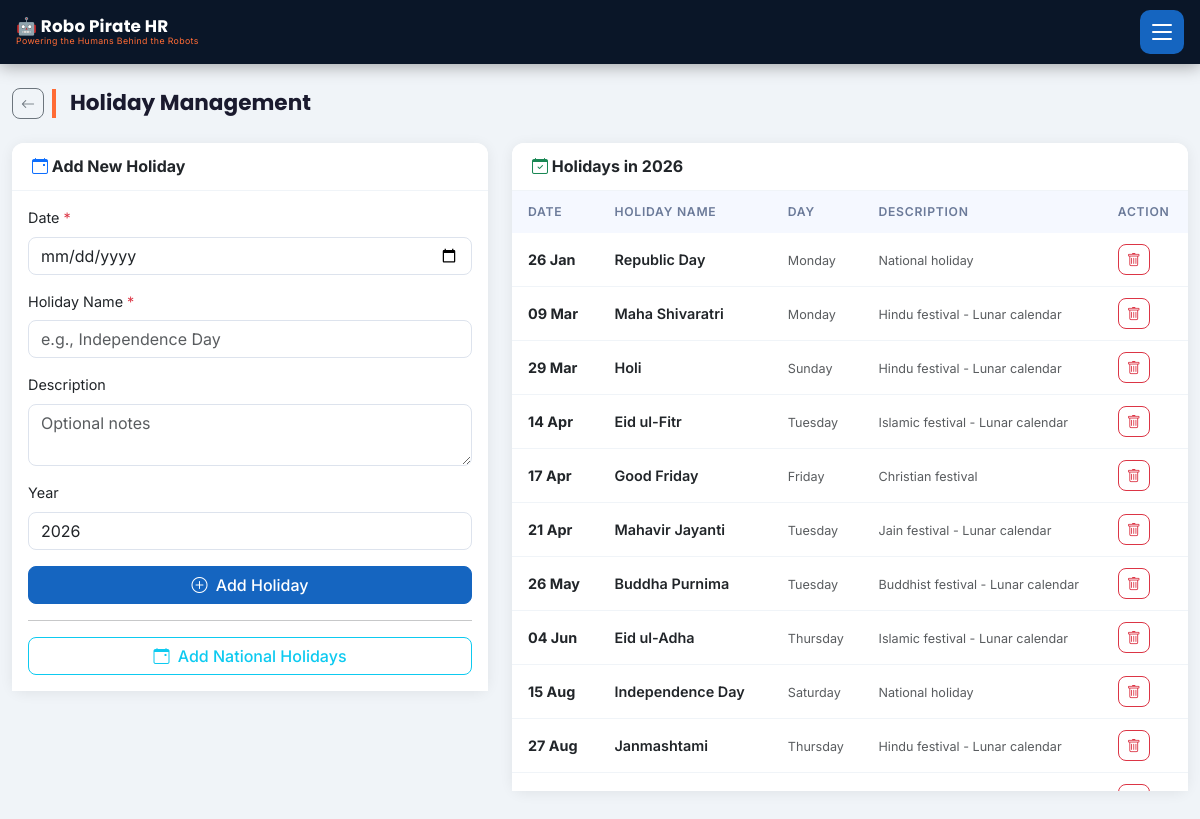
Page /holidays (signed in) on the committed database.
### models.py (models this page shows)
class Holiday(db.Model):
    __tablename__ = 'holidays'
    id = db.Column(db.Integer, primary_key=True)
    date = db.Column(db.Date, nullable=False, unique=True)
    name = db.Column(db.String(100), nullable=False)
    description = db.Column(db.String(300))
    year = db.Column(db.Integer)
    is_active = db.Column(db.Boolean, default=True)

### blueprints/admin.py (the view, shortened to what this page needs)
@bp.route('/holidays', methods=['GET', 'POST'])
@login_required
def holidays():
    holidays_list = Holiday.query.order_by(Holiday.date).all()
    return render_template('holidays.html', holidays=holidays_list, today=date.today())

### app.py (called while the page is built)
@app.before_request
def load_persisted_config():
    global _persisted_config_loaded
    if not _persisted_config_loaded:
        persisted_key = AppConfig.get('FAST2SMS_API_KEY')
        if persisted_key:
            app.config['FAST2SMS_API_KEY'] = persisted_key
        _persisted_config_loaded = True

@login_manager.user_loader
def load_user(user_id):
    return User.query.get(int(user_id))

@app.before_request
def restrict_employee_to_portal():
    if current_user.is_authenticated and not current_user.is_admin:
        allowed = ('/portal', '/employee', '/static', '/api', '/logout')
        if request.path != '/' and not request.path.startswith(allowed):
            return redirect(url_for('portal.portal_dashboard'))

### templates/holidays.html (shortened to what this page needs)
{% extends 'base.html' %}
{% block content %}
<div class="container-fluid py-4">
  <div class="d-flex align-items-center gap-2 mb-4">
    <a href="{{ url_for('admin.dashboard') }}" class="btn btn-outline-secondary btn-sm"><i class="bi bi-arrow-left"></i></a>
    <h4 class="page-header mb-0">Holiday Management</h4>
  </div>
  <div class="row">
    <div class="col-lg-5 mb-4">
      <div class="card border-0 shadow-sm">
        <div class="card-header bg-white border-bottom">
          <h6 class="mb-0 fw-bold"><i class="bi bi-calendar-event text-primary"></i> Add New Holiday</h6>
        </div>
        <div class="card-body">
          <form method="POST">
            <div class="mb-3">
              <label class="form-label">Date <span class="text-danger">*</span></label>
              <input type="date" name="date" class="form-control" required>
            </div>
            <div class="mb-3">
              <label class="form-label">Holiday Name <span class="text-danger">*</span></label>
              <input type="text" name="name" class="form-control" placeholder="e.g., Independence Day" required>
            </div>
            <div class="mb-3">
              <label class="form-label">Description</label>
              <textarea name="description" class="form-control" rows="2" placeholder="Optional notes"></textarea>
            </div>
            <div class="mb-3">
              <label class="form-label">Year</label>
              <input type="number" name="year" class="form-control" value="{{ today.year }}" min="2020" max="2030">
            </div>
            <button type="submit" class="btn btn-primary w-100">
              <i class="bi bi-plus-circle me-1"></i> Add Holiday
            </button>
          </form>
          <hr class="my-3">
          <div class="d-grid gap-2">
            <form method="POST" action="{{ url_for('admin.populate_national_holidays') }}" style="display:inline;">
              <button type="submit" class="btn btn-outline-info w-100" onclick="return confirm('Add national holidays for {{ today.year }}?')">
                <i class="bi bi-calendar-event me-1"></i> Add National Holidays
              </button>
            </form>
          </div>
        </div>
      </div>
    </div>
    <div class="col-lg-7">
      <div class="card border-0 shadow-sm">
        <div class="card-header bg-white border-bottom">
          <h6 class="mb-0 fw-bold"><i class="bi bi-calendar-check text-success"></i> Holidays in {{ today.year }}</h6>
        </div>
        <div class="card-body p-0">
          {% if holidays %}
          <div class="table-responsive">
            <table class="table table-hover mb-0">
              <thead style="background: #f8f9fa;">
                <tr>
                  <th>Date</th>
                  <th>Holiday Name</th>
                  <th>Day</th>
                  <th>Description</th>
                  <th>Action</th>
                </tr>
              </thead>
              <tbody>
                {% for h in holidays %}
                <tr>
                  <td class="fw-bold">{{ h.date.strftime('%d %b') }}</td>
                  <td class="fw-semibold">{{ h.name }}</td>
                  <td><small class="text-muted">{{ h.date.strftime('%A') }}</small></td>
                  <td><small class="text-muted">{{ h.description or '-' }}</small></td>
                  <td>
                    <form method="POST" action="{{ url_for('admin.delete_holiday', holiday_id=h.id) }}" style="display:inline;">
                      <button type="submit" class="btn btn-sm btn-outline-danger" onclick="return confirm('Delete this holiday?')">
                        <i class="bi bi-trash"></i>
                      </button>
                    </form>
                  </td>
                </tr>
                {% endfor %}
              </tbody>
            </table>
          </div>
          {% else %}
          <div class="text-center py-5 text-muted">
            <i class="bi bi-calendar-x" style="font-size:2rem;display:block;margin-bottom:12px;"></i>
            <p>No holidays added yet</p>
          </div>
          {% endif %}
        </div>
      </div>
    </div>
  </div>
</div>
{% endblock %}

### static/css/style.css (style rules this page uses)
:root { --primary-dark: #0A1628; --primary-blue: #1565C0; --accent-orange: #FF6B35; --accent-cyan: #00BCD4; --success: #00C853; --bg: #F0F4F8; --card-bg: #FFFFFF; --text-dark: #1A1A2E; --nav-height: 64px; }
*, *::before, *::after { box-sizing: border-box; }
body { background: var(--bg); font-family: 'Inter', -apple-system, BlinkMacSystemFont, 'Segoe UI', sans-serif; font-size: 0.9rem; color: var(--text-dark); -webkit-tap-highlight-color: transparent; }
.page-header { font-family: 'Poppins', sans-serif; font-weight: 700; font-size: 1.35rem; color: var(--text-dark); padding-left: 14px; border-left: 4px solid var(--accent-orange); line-height: 1.3; }
.card { border-radius: 12px !important; border: none !important; box-shadow: 0 2px 14px rgba(0,0,0,0.07) !important; }
.card-header { border-radius: 12px 12px 0 0 !important; padding: 14px 20px; background: var(--card-bg) !important; border-bottom: 1px solid #f0f4f8 !important; }
.card-body { background: var(--card-bg); }
.table thead th { font-weight: 600; font-size: 0.76rem; text-transform: uppercase; letter-spacing: 0.06em; color: #6b7a99; white-space: nowrap; background: #F5F8FF; border-bottom: none; padding: 12px 16px; }
.table tbody td { vertical-align: middle; padding: 11px 16px; border-color: #f0f4f8; }
.table-responsive { max-height: 600px; overflow: auto; }
.form-control, .form-select { border-radius: 8px; border: 1.5px solid #dde3ed; transition: border-color 0.2s, box-shadow 0.2s; }
.btn { border-radius: 8px; font-weight: 500; }
.btn-primary { background: var(--primary-blue) !important; border-color: var(--primary-blue) !important; }

### rows in the picture
Holiday: date "26 Jan", name "Republic Day", date "Monday", description "National holiday"
Holiday: date "09 Mar", name "Maha Shivaratri", date "Monday", description "Hindu festival - Lunar calendar"
Holiday: date "29 Mar", name "Holi", date "Sunday", description "Hindu festival - Lunar calendar"
Holiday: date "14 Apr", name "Eid ul-Fitr", date "Tuesday", description "Islamic festival - Lunar calendar"
Holiday: date "17 Apr", name "Good Friday", date "Friday", description "Christian festival"
Holiday: date "21 Apr", name "Mahavir Jayanti", date "Tuesday", description "Jain festival - Lunar calendar"
Holiday: date "26 May", name "Buddha Purnima", date "Tuesday", description "Buddhist festival - Lunar calendar"
Holiday: date "04 Jun", name "Eid ul-Adha", date "Thursday", description "Islamic festival - Lunar calendar"
Holiday: date "15 Aug", name "Independence Day", date "Saturday", description "National holiday"
Holiday: date "27 Aug", name "Janmashtami", date "Thursday", description "Hindu festival - Lunar calendar"
